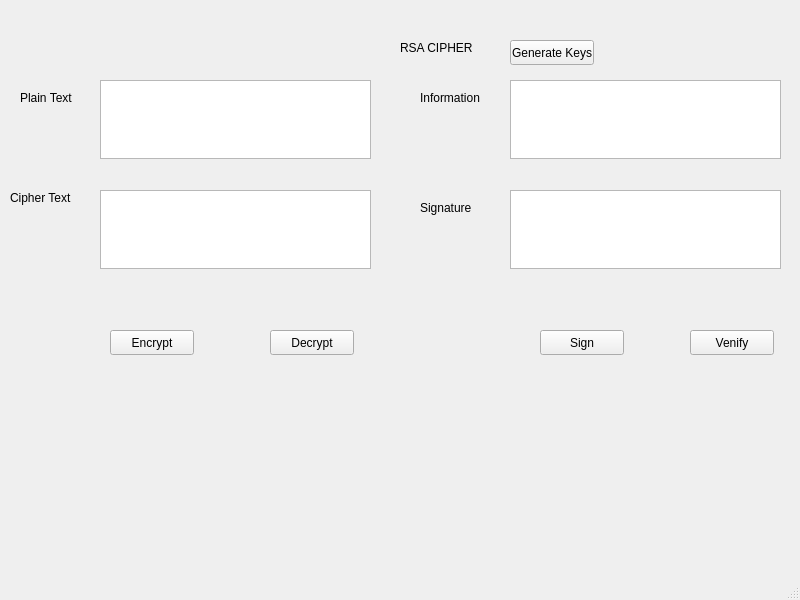
<?xml version="1.0" encoding="UTF-8"?>
<ui version="4.0">
 <class>MainWindow</class>
 <widget class="QMainWindow" name="MainWindow">
  <property name="geometry">
   <rect>
    <x>0</x>
    <y>0</y>
    <width>800</width>
    <height>600</height>
   </rect>
  </property>
  <property name="windowTitle">
   <string>MainWindow</string>
  </property>
  <widget class="QWidget" name="centralwidget">
   <widget class="QLabel" name="label">
    <property name="geometry">
     <rect>
      <x>20</x>
      <y>90</y>
      <width>52</width>
      <height>15</height>
     </rect>
    </property>
    <property name="text">
     <string>Plain Text</string>
    </property>
   </widget>
   <widget class="QLabel" name="label_3">
    <property name="geometry">
     <rect>
      <x>10</x>
      <y>190</y>
      <width>71</width>
      <height>16</height>
     </rect>
    </property>
    <property name="text">
     <string>Cipher Text</string>
    </property>
   </widget>
   <widget class="QLabel" name="label_4">
    <property name="geometry">
     <rect>
      <x>400</x>
      <y>40</y>
      <width>131</width>
      <height>16</height>
     </rect>
    </property>
    <property name="text">
     <string>RSA CIPHER</string>
    </property>
   </widget>
   <widget class="QTextEdit" name="txt_plaintext">
    <property name="geometry">
     <rect>
      <x>100</x>
      <y>80</y>
      <width>271</width>
      <height>79</height>
     </rect>
    </property>
   </widget>
   <widget class="QTextEdit" name="txt_ciphertext">
    <property name="geometry">
     <rect>
      <x>100</x>
      <y>190</y>
      <width>271</width>
      <height>79</height>
     </rect>
    </property>
   </widget>
   <widget class="QPushButton" name="btn_decrypt">
    <property name="geometry">
     <rect>
      <x>270</x>
      <y>330</y>
      <width>84</width>
      <height>25</height>
     </rect>
    </property>
    <property name="text">
     <string>Decrypt</string>
    </property>
   </widget>
   <widget class="QPushButton" name="btn_sign">
    <property name="geometry">
     <rect>
      <x>540</x>
      <y>330</y>
      <width>84</width>
      <height>25</height>
     </rect>
    </property>
    <property name="text">
     <string>Sign</string>
    </property>
   </widget>
   <widget class="QTextEdit" name="txt_information">
    <property name="geometry">
     <rect>
      <x>510</x>
      <y>80</y>
      <width>271</width>
      <height>79</height>
     </rect>
    </property>
   </widget>
   <widget class="QTextEdit" name="txt_plaintext_3">
    <property name="geometry">
     <rect>
      <x>510</x>
      <y>190</y>
      <width>271</width>
      <height>79</height>
     </rect>
    </property>
   </widget>
   <widget class="QPushButton" name="btn_encrypt_2">
    <property name="geometry">
     <rect>
      <x>110</x>
      <y>330</y>
      <width>84</width>
      <height>25</height>
     </rect>
    </property>
    <property name="text">
     <string>Encrypt</string>
    </property>
   </widget>
   <widget class="QPushButton" name="btn_venify">
    <property name="geometry">
     <rect>
      <x>690</x>
      <y>330</y>
      <width>84</width>
      <height>25</height>
     </rect>
    </property>
    <property name="text">
     <string>Venify</string>
    </property>
   </widget>
   <widget class="QPushButton" name="btn_generatekeys">
    <property name="geometry">
     <rect>
      <x>510</x>
      <y>40</y>
      <width>84</width>
      <height>25</height>
     </rect>
    </property>
    <property name="text">
     <string>Generate Keys</string>
    </property>
   </widget>
   <widget class="QLabel" name="label_2">
    <property name="geometry">
     <rect>
      <x>420</x>
      <y>90</y>
      <width>71</width>
      <height>16</height>
     </rect>
    </property>
    <property name="text">
     <string>Information</string>
    </property>
   </widget>
   <widget class="QLabel" name="txt_signature">
    <property name="geometry">
     <rect>
      <x>420</x>
      <y>200</y>
      <width>52</width>
      <height>15</height>
     </rect>
    </property>
    <property name="text">
     <string>Signature</string>
    </property>
   </widget>
  </widget>
  <widget class="QMenuBar" name="menubar">
   <property name="geometry">
    <rect>
     <x>0</x>
     <y>0</y>
     <width>800</width>
     <height>25</height>
    </rect>
   </property>
  </widget>
  <widget class="QStatusBar" name="statusbar"/>
 </widget>
 <resources/>
 <connections/>
</ui>
